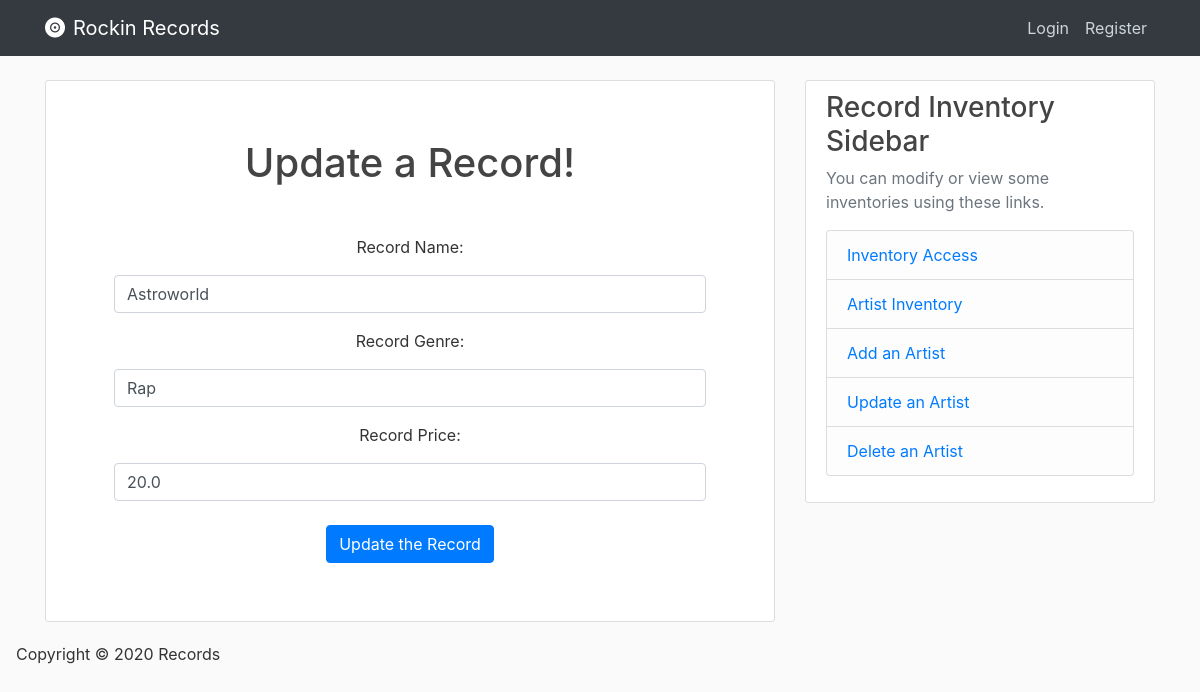
Page /record/1/update on the earlier database version.
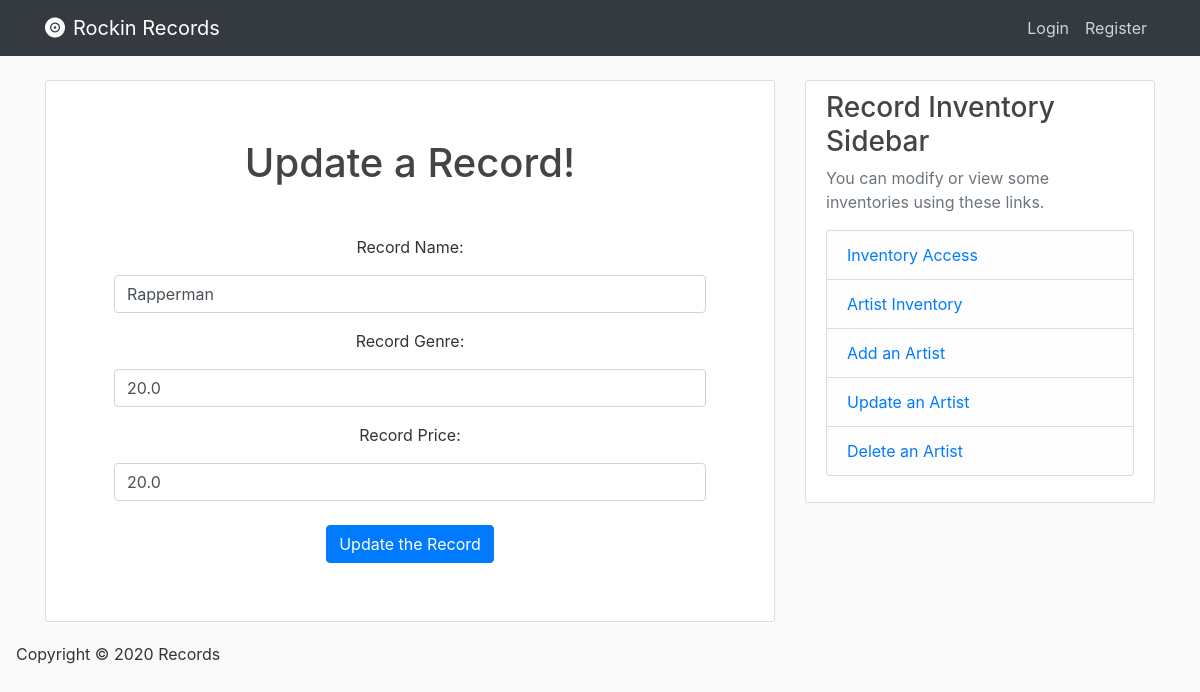
Same page on the later database version.
### database/models.py (models this page shows, shortened)
class Records(db.Model):
    record_id = db.Column(db.Integer, primary_key=True, nullable=False, autoincrement="auto")
    record_name = db.Column(db.String(120), nullable=False)
    record_genre = db.Column(db.String(120), nullable=False)
    record_price = db.Column(db.Float, nullable=False)
    artist_id = db.Column(db.Integer, db.ForeignKey('artists.artist_id'), nullable=False)

### database/routes.py (the view)
@app.route('/record/<record_id>/update', methods=['GET', 'POST'])
def update_record(record_id):
    record = Records.query.get_or_404(record_id)
    form = UpdateRecordForm()
    if form.validate_on_submit():
        record.record_name = form.record_name.data
        record.record_genre = form.record_price.data
        record.record_price = form.record_price.data
        db.session.commit()
        flash('The record has been updated!', 'success')
        return redirect(url_for('home'))
    elif request.method == 'GET':
        form.record_name.data = record.record_name
        form.record_genre.data = record.record_genre
        form.record_price.data = record.record_price
    return render_template('record_update.html', form=form)

### database/forms.py
class UpdateRecordForm(FlaskForm):
    record_name = StringField('Record Name:', validators=[DataRequired()])
    record_genre = StringField('Record Genre:', validators=[DataRequired()])
    record_price = FloatField('Record Price:', validators=[DataRequired()])
    submit = SubmitField('Update the Record')

### database/Templates/record_update.html (shortened to what this page needs)
{% extends "index.html" %}
{% block content %}
    <div class="content-section text-center">
        <h1 class="m-5 h1"> Update a Record! </h1>
        <div>
            <form method="POST" action="" id="search-form" class="m-5">
                <div class="form-group">
                    {{ form.record_name.label(class="mb-3") }}
                    {% if form.record_name.errors %}
                    {{ form.record_name(class="form-control form-control-lg is-invalid") }}
                        <div class="invalid-feedback">
                            {% for error in form.record_name.errors %}
                                <span>{{ error }}</span>
                            {% endfor %}
                        </div>
                    {% else %}
                    {{ form.record_name(class="form-control") }}
                    {% endif %}
                </div>
                <div class="form-group">
                    {{ form.record_genre.label(class="mb-3") }}
                    {% if form.record_genre.errors %}
                        {{ form.record_genre(class="form-control form-control-lg is-invalid") }}
                            <div class="invalid-feedback">
                                {% for error in form.record_genre.errors %}
                                    <span>{{ error }}</span>
                                {% endfor %}
                            </div>
                    {% else %}
                    {{ form.record_genre(class="form-control") }}
                    {% endif %}
                </div>
                <div class="form-group">
                    {{ form.record_price.label(class="mb-3") }}
                    {% if form.record_price.errors %}
                    {{ form.record_price(class="form-control form-control-lg is-invalid") }}
                        <div class="invalid-feedback">
                            {% for error in form.record_price.errors %}
                                <span>{{ error }}</span>
                            {% endfor %}
                        </div>
                    {% else %}
                    {{ form.record_price(class="form-control") }}
                    {% endif %}
                </div>
                <div class="form-group">
                    {{ form.submit(class="btn btn-primary mt-2") }}
                </div>
            </form>
        </div>
    </div>
{% endblock content %}

Differences in the rows shown:
changed Records: record_name "Astroworld" → "Rapperman"; record_genre "Rap" → "20.0"
